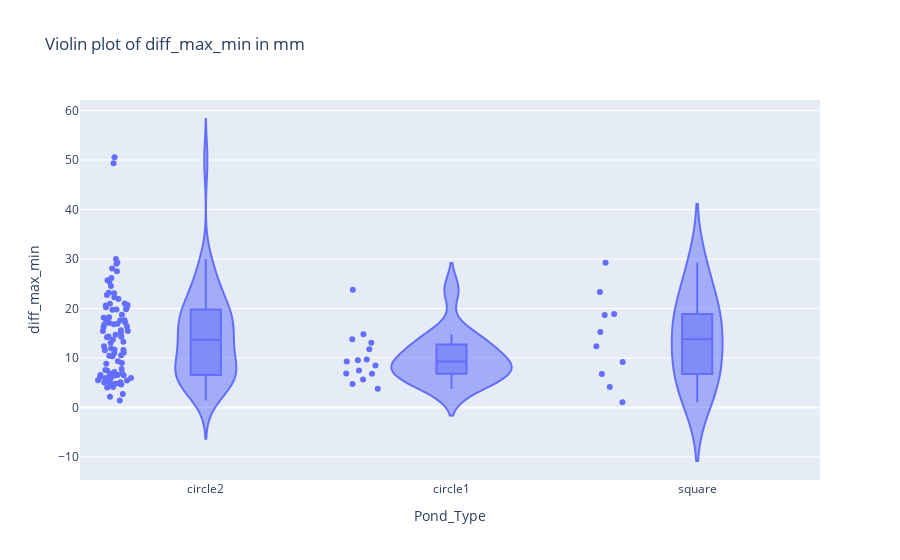
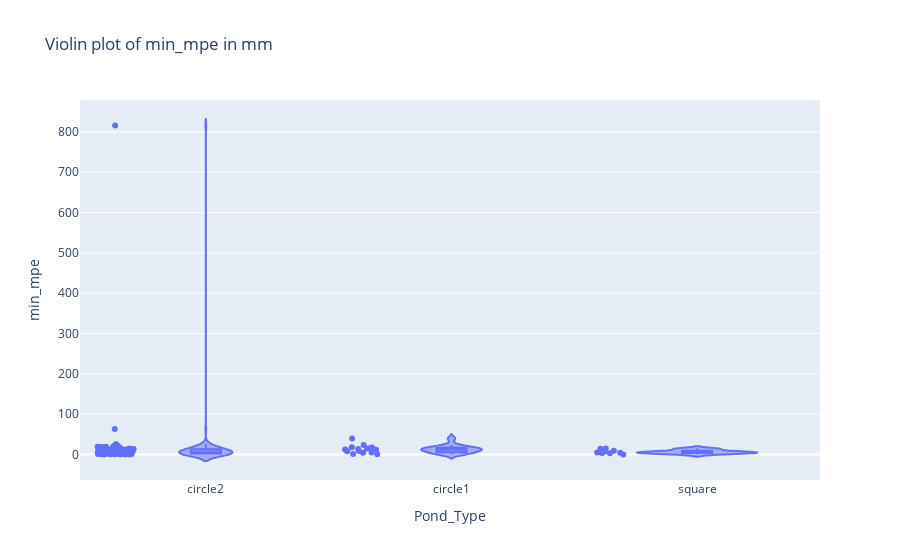
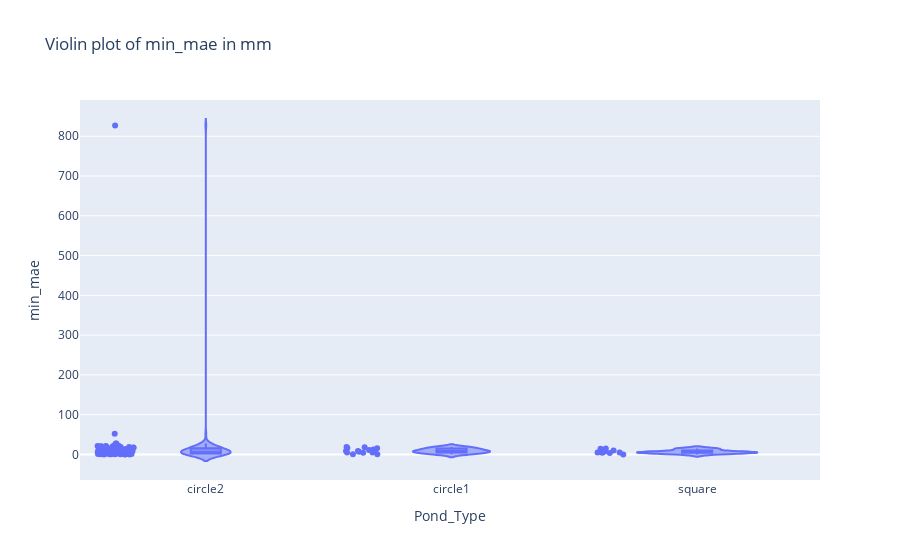
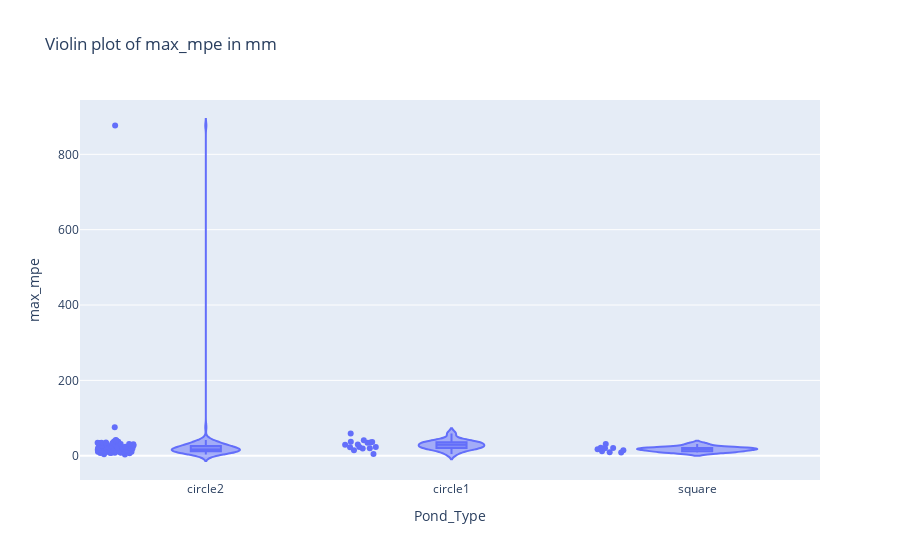

These figures' notebook cell, in order:
### Code cell
import pandas as pd
import seaborn as sns
import matplotlib.pyplot as plt
from scipy.stats import pearsonr, spearmanr, shapiro, levene
# import pingouin as pg
import statsmodels.api as sm
import numpy as np
import plotly.express as px

# Load your data

# Calculate expert averages and standard deviations
df['expert_mean'] = df[['Length_1', 'Length_2', 'Length_3']].median(axis=1)
df['expert_std'] = df[['Length_1', 'Length_2', 'Length_3']].std(axis=1)

df['expert_max'] = df[['Length_1', 'Length_2', 'Length_3']].max(axis=1)
df['expert_min'] = df[['Length_1', 'Length_2', 'Length_3']].min(axis=1)

#diffrence in pixels between the min and max of Length_1_pixels, Length_2_pixels, Length_3_pixels

df['diff_max_min'] =abs(df[['Length_1', 'Length_2', 'Length_3']].max(axis=1) - df[['Length_1', 'Length_2', 'Length_3']].min(axis=1))

print(f'mean difference between min max' ,df['diff_max_min'].mean())
print(f'std  difference between min max ',df['diff_max_min'].std())
#
median_diff_max_min = df['diff_max_min'].median()
print(f'median difference between min max', median_diff_max_min)

#violoin plot of the difference between the min and max of the three measurements
fig = px.violin(df,
                x='Pond_Type', 
                y='diff_max_min', 
                box=True,  # Include box plot
                points="all",  # Show all points
                hover_data=['Label', 'PrawnID'],  # Include hover data
                title=f'Violin plot of diff_max_min in mm')
#Save the plot to png
# fig.write_image(f'violin carapace diff_max_min.png')
fig.show()

#how many Length_ground_truth_annotation(mm) in comparison with lengthe_1, length_2, length_3 bigger than 50%

# df['difference_mean_annotation_expert'] = abs(df['Length_ground_truth_annotation(mm)'] - df['expert_mean']/df['Length_ground_truth_annotation(mm)']) 
# df['difference_max_annotation_expert'] = abs(df['Length_ground_truth_annotation(mm)'] - df['expert_max']/df['Length_ground_truth_annotation(mm)'])
# df['difference_min_annotation_expert'] = abs(df['Length_ground_truth_annotation(mm)'] - df['expert_min']/df['Length_ground_truth_annotation(mm)'])

# df['min difference'] = df[['difference_mean_annotation_expert', 'difference_max_annotation_expert', 'difference_min_annotation_expert']].min(axis=1)
# df['max_difference'] = df[['difference_mean_annotation_expert', 'difference_max_annotation_expert', 'difference_min_annotation_expert']].max(axis=1)    


# df['difference_max_annotation_expert'] = abs(df['Length_ground_truth_annotation(mm)'] - df['expert_max']/df['Length_ground_truth_annotation(mm)'])

# df['difference_min_annotation_expert'] = abs(df['Length_ground_truth_annotation(mm)'] - df['expert_min']/df['Length_ground_truth_annotation(mm)'])
#violin difference_annotation_expert
# fig = px.violin(df,
#                 x='Pond_Type',
#                 y='min difference',
#                 box=True,  # Include box plot
#                 points="all",  # Show all points
#                 hover_data=['Label', 'PrawnID'],  # Include hover data
#                 title=f'Violin plot of difference_annotation_expert',)
# #Save the plot to png
# fig.write_image(f'violin carapace difference_annotation_expert.png')
# fig.show()




# Calculate differences
# df['diff_mean'] =abs(df['Length_fov(mm)'] - df['expert_mean'])
# df['diff_max'] =abs(df['Length_fov(mm)'] - df['expert_max'])
# df['diff_min'] =abs(df['Length_fov(mm)'] - df['expert_min'])

# df['the_min_diff'] = df[['diff_mean', 'diff_max', 'diff_min']].min(axis=1)


#the length measurement of the the_min_diff
# df['the_min_diff_length'] =df['Length_fov(mm)'] - df['the_min_diff']

#the length measurement of the the_max_diff
#percent error of the the_min_diff


# df['org_min_diff'] = [
#     df['Length_fov(mm)'].iloc[i] - df['the_min_diff'].iloc[i] 
#     if df['the_min_diff'].iloc[i] > 0 
#     else df['Length_fov(mm)'].iloc[i] + abs(df['the_min_diff'].iloc[i]) 
#     for i in range(len(df))
# ]


# df['min difference']=df[['Error_percentage_distance_mm_ground_min', 'Error_percentage_distance_mm_ground_max','Error_percentage_distance_mm_ground_median']].min(axis=1)

# Calculate the percentage error
# df['the_min_diff_percentage_error'] = (df['the_min_diff'].abs() / df['org_min_diff'].abs()) * 100

# # Cap the error at 100%
# df['the_min_diff_percentage_error'] = df['the_min_diff_percentage_error'].apply(lambda x: min(x, 100))

# the percentage error of the the_min_diff when smaller than 100%
# df['the_min_diff_percentage_error'] = df['the_min_diff_percentage_error']
# df['min difference']=df[['Error_percentage_distance_mm_ground_min', 'Error_percentage_distance_mm_ground_max','Error_percentage_distance_mm_ground_median']].min(axis=1)

# Calculate the percentage error
# df['the_min_diff_percentage_error'] = (df['the_min_diff'].abs() / df['org_min_diff'].abs()) * 100

# # Cap the error at 100%
# df['the_min_diff_percentage_error'] = df['the_min_diff_percentage_error'].apply(lambda x: min(x, 100))

# the percentage error of the the_min_diff when smaller than 100%
# df['the_min_diff_percentage_error'] = df['the_min_diff_percentage_error']
df['min_mpe']=df[['MPError_fov_min', 'MPError_fov_max','MPError_fov_median']].min(axis=1)

df['max_mpe']=df[['MPError_fov_min', 'MPError_fov_max','MPError_fov_median']].max(axis=1)

df['min_mae']=df[['AbsError_fov_min', 'AbsError_fov_max','AbsError_fov_median']].min(axis=1)

df['max_mae']=df[['AbsError_fov_min', 'AbsError_fov_max','AbsError_fov_median']].max(axis=1)




print('max mae median:')
print(df.groupby('Pond_Type')['max_mae'].median())

#max mpe median
print('max mpe median:')
print(df.groupby('Pond_Type')['max_mpe'].median())


# Create a violin plot using plotly
import plotly.express as px
#violin plots wiht plotly for mean percentage error and MAE
for error in ['min_mpe', 'min_mae', 'max_mpe', 'max_mae']:
        # Create a violin plot using plotly 
    fig = px.violin(df,
                    x='Pond_Type', 
                    y=error, 
                    box=True,  # Include box plot
                    points="all",  # Show all points
                    hover_data=['Label', 'PrawnID'],  # Include hover data
                    title=f'Violin plot of {error} in mm' )
    #Save the plot to png
    # fig.write_image(f'violin full {error}_.png')
    fig.show()

#change name of each pond type if test-car change to square-female if test-right change to circular big male if test-left change to circular small mal

print('min mae median:')
print("min mae for all pond types:")
print(df['min_mae'].median())
print("min mae for each pond type:")
print(df.groupby('Pond_Type')['min_mae'].median())

#min mpe median
print('min mpe median:')
print("min mpe for all pond types:")
print(df['min_mpe'].median())
print("min mpe for each pond type:")
print(df.groupby('Pond_Type')['min_mpe'].median())


# #scatter plot the_min_diff_percentage_error and  difference_annotation_expert plotly
# fig = px.scatter(df, x='min_mpe', y='min difference', color='Pond_Type', hover_data=['Label', 'PrawnID'])
# #add title
# fig.update_layout(title='min_mpe vs. difference_annotation_expert')

# #save the plot to png
# fig.write_image('the_min_diff_percentage_error vs. difference_annotation_expert.png')
# # Add a trendline


# fig.show()


# #scatter plot the_min_diff_percentage_error and  pose_eval_iou plotly
# fig = px.scatter(df, x='min_mpe', y='pose_eval_iou', color='Pond_Type', hover_data=['Label', 'PrawnID'])
# #add title
# fig.update_layout(title='min_mpe vs. pose_eval_iou')

# #save the plot to png
# fig.write_image('the_min_diff_percentage_error vs. pose_eval_iou.png')
# # Add a trendline
# fig.show()

#scatter plot between min_mpe and height
fig = px.scatter(df, x='Height_mm', y='min_mpe', hover_data=['Label', 'PrawnID'])
#add title
fig.update_layout(title='min_mpe vs. Height')

#save the plot to png
fig.write_image('full body_ min_mpe vs. Height.png')
# Add a trendline
fig.show()

#max mae median

#total min mae



# Normality Test

### Figure 1 — Plotly figure (JSON) as saved in the notebook; plotly's stock layout.template omitted (floating-point values rounded to 4 significant figures; data arrays with more than 128 entries replaced by an {"elided": "..."} marker saying what was removed)
{"data": [{"alignmentgroup": "True", "box": {"visible": true}, "customdata": {"elided": "118x2 str values"}, "hovertemplate": "Pond_Type=%{x}<br>diff_max_min=%{y}<br>Label=%{customdata[0]}<br>PrawnID=%{customdata[1]}<extra></extra>", "legendgroup": "", "marker": {"color": "#636efa"}, "name": "", "offsetgroup": "", "orientation": "v", "points": "all", "scalegroup": "True", "showlegend": false, "type": "violin", "x": ["circle2", "circle2", "circle2", "circle2", "circle2", "circle2", "circle2", "circle2", "circle2", "circle2", "circle2", "circle2", "circle2", "circle2", "circle2", "circle2", "circle2", "circle2", "circle2", "circle2", "circle2", "circle2", "circle2", "circle2", "circle2", "circle2", "circle2", "circle2", "circle2", "circle2", "circle2", "circle2", "circle2", "circle2", "circle2", "circle2", "circle2", "circle2", "circle2", "circle2", "circle2", "circle2", "circle2", "circle2", "circle2", "circle2", "circle2", "circle2", "circle2", "circle2", "circle2", "circle2", "circle2", "circle2", "circle2", "circle2", "circle2", "circle2", "circle2", "circle2", "circle2", "circle2", "circle2", "circle2", "circle2", "circle2", "circle2", "circle2", "circle2", "circle2", "circle2", "circle2", "circle2", "circle2", "circle1", "circle1", "circle1", "circle1", "circle2", "circle1", "circle1", "circle1", "circle2", "circle2", "circle2", "circle2", "circle2", "circle2", "circle2", "circle2", "circle2", "circle2", "circle2", "circle2", "circle2", "circle2", "circle2", "circle2", "circle2", "circle2", "circle1", "circle1", "circle1", "circle1", "circle1", "circle1", "circle1", "circle1", "square", "square", "square", "square", "square", "square", "square", "square", "square", "square"], "x0": " ", "xaxis": "x", "y": [6.559, 15.02, 20.58, 20.37, 12.36, 19.78, 15.44, 15.59, 14.28, 7.781, 14.71, 5.069, 11.67, 4.126, 10.44, 4.032, 21.93, 22.72, 5.935, 13.05, 29.05, 6.549, 6.932, 2.735, 4.65, 5.954, 2.169, 6.111, 7.163, 8.997, 11.13, 10.56, 5.448, 6.823, 17.11, 6.729, 11.54, 9.346, 15.46, 13.3, 16.38, 5.482, 8.85, 16.91, 17.26, 19.74, 27.53, 16.75, 22.27, 25.73, 14.35, 1.425, 6.476, 7.55, 11.95, 18.73, 16.24, 21.0, 20.96, 20.68, 49.34, 26.16, 50.56, 7.437, 13.68, 11.59, 30, 18.12, 6.497, 4.863, 24.55, 25.47, 29.27, 17.07, 7.448, 13.06, 5.665, 6.803, 28.08, 14.8, 23.76, 4.762, 23.2, 19.82, 6.548, 20.26, 18.21, 17.59, 6.284, 5.08, 6.06, 4.806, 17.61, 4.947, 23.06, 14.21, 5.42, 10.33, 16.81, 11.0, 8.495, 6.849, 3.783, 9.707, 11.77, 9.29, 9.537, 13.77, 18.69, 23.32, 6.753, 18.9, 29.24, 12.35, 4.143, 1.056, 15.24, 9.167], "y0": " ", "yaxis": "y"}], "layout": {"legend": {"tracegroupgap": 0}, "title": {"text": "Violin plot of diff_max_min in mm"}, "violinmode": "group", "xaxis": {"anchor": "y", "domain": [0, 1], "title": {"text": "Pond_Type"}}, "yaxis": {"anchor": "x", "domain": [0, 1], "title": {"text": "diff_max_min"}}}}

### Figure 2 — Plotly figure (JSON) as saved in the notebook; plotly's stock layout.template omitted (floating-point values rounded to 4 significant figures; data arrays with more than 128 entries replaced by an {"elided": "..."} marker saying what was removed)
{"data": [{"alignmentgroup": "True", "box": {"visible": true}, "customdata": {"elided": "118x2 str values"}, "hovertemplate": "Pond_Type=%{x}<br>min_mpe=%{y}<br>Label=%{customdata[0]}<br>PrawnID=%{customdata[1]}<extra></extra>", "legendgroup": "", "marker": {"color": "#636efa"}, "name": "", "offsetgroup": "", "orientation": "v", "points": "all", "scalegroup": "True", "showlegend": false, "type": "violin", "x": ["circle2", "circle2", "circle2", "circle2", "circle2", "circle2", "circle2", "circle2", "circle2", "circle2", "circle2", "circle2", "circle2", "circle2", "circle2", "circle2", "circle2", "circle2", "circle2", "circle2", "circle2", "circle2", "circle2", "circle2", "circle2", "circle2", "circle2", "circle2", "circle2", "circle2", "circle2", "circle2", "circle2", "circle2", "circle2", "circle2", "circle2", "circle2", "circle2", "circle2", "circle2", "circle2", "circle2", "circle2", "circle2", "circle2", "circle2", "circle2", "circle2", "circle2", "circle2", "circle2", "circle2", "circle2", "circle2", "circle2", "circle2", "circle2", "circle2", "circle2", "circle2", "circle2", "circle2", "circle2", "circle2", "circle2", "circle2", "circle2", "circle2", "circle2", "circle2", "circle2", "circle2", "circle2", "circle1", "circle1", "circle1", "circle1", "circle2", "circle1", "circle1", "circle1", "circle2", "circle2", "circle2", "circle2", "circle2", "circle2", "circle2", "circle2", "circle2", "circle2", "circle2", "circle2", "circle2", "circle2", "circle2", "circle2", "circle2", "circle2", "circle1", "circle1", "circle1", "circle1", "circle1", "circle1", "circle1", "circle1", "square", "square", "square", "square", "square", "square", "square", "square", "square", "square"], "x0": " ", "xaxis": "x", "y": [2.421, 2.279, 1.179, 3.51, 0.9755, 3.625, 2.206, 0.06523, 5.042, 4.767, 0.02566, 7.688, 18.44, 11.19, 3.323, 6.337, 2.319, 1.746, 62.93, 2.422, 3.917, 1.075, 2.598, 0.9226, 25.45, 19.21, 18.66, 13.04, 4.15, 3.563, 13.44, 15.8, 17.19, 7.028, 2.852, 14.94, 12.27, 11.83, 0.689, 2.647, 7.029, 7.225, 2.555, 5.163, 1.77, 1.99, 9.168, 17.62, 4.61, 3.741, 15.61, 14.5, 12.5, 24.76, 17.93, 13.41, 2.699, 0.1705, 2.522, 3.38, 0.2821, 4.806, 5.357, 1.561, 3.892, 0.7697, 2.353, 0.5525, 12.82, 13.44, 1.247, 6.322, 0.5254, 0.7173, 23.7, 15.44, 14.54, 8.187, 5.141, 0.4295, 4.531, 39.48, 8.52, 4.552, 8.837, 0.517, 9.152, 10.09, 815.8, 2.791, 1.082, 12.64, 0.1187, 20.93, 5.26, 19.07, 20.65, 21.37, 11.84, 0.2227, 4.177, 17.19, 1.297, 12.11, 8.708, 11.77, 13.68, 18.0, 4.686, 4.318, 9.151, 5.623, 3.587, 14.59, 13.87, 7.351, 0.005931, 3.016], "y0": " ", "yaxis": "y"}], "layout": {"legend": {"tracegroupgap": 0}, "title": {"text": "Violin plot of min_mpe in mm"}, "violinmode": "group", "xaxis": {"anchor": "y", "domain": [0, 1], "title": {"text": "Pond_Type"}}, "yaxis": {"anchor": "x", "domain": [0, 1], "title": {"text": "min_mpe"}}}}

### Figure 3 — Plotly figure (JSON) as saved in the notebook; plotly's stock layout.template omitted (floating-point values rounded to 4 significant figures; data arrays with more than 128 entries replaced by an {"elided": "..."} marker saying what was removed)
{"data": [{"alignmentgroup": "True", "box": {"visible": true}, "customdata": {"elided": "118x2 str values"}, "hovertemplate": "Pond_Type=%{x}<br>min_mae=%{y}<br>Label=%{customdata[0]}<br>PrawnID=%{customdata[1]}<extra></extra>", "legendgroup": "", "marker": {"color": "#636efa"}, "name": "", "offsetgroup": "", "orientation": "v", "points": "all", "scalegroup": "True", "showlegend": false, "type": "violin", "x": ["circle2", "circle2", "circle2", "circle2", "circle2", "circle2", "circle2", "circle2", "circle2", "circle2", "circle2", "circle2", "circle2", "circle2", "circle2", "circle2", "circle2", "circle2", "circle2", "circle2", "circle2", "circle2", "circle2", "circle2", "circle2", "circle2", "circle2", "circle2", "circle2", "circle2", "circle2", "circle2", "circle2", "circle2", "circle2", "circle2", "circle2", "circle2", "circle2", "circle2", "circle2", "circle2", "circle2", "circle2", "circle2", "circle2", "circle2", "circle2", "circle2", "circle2", "circle2", "circle2", "circle2", "circle2", "circle2", "circle2", "circle2", "circle2", "circle2", "circle2", "circle2", "circle2", "circle2", "circle2", "circle2", "circle2", "circle2", "circle2", "circle2", "circle2", "circle2", "circle2", "circle2", "circle2", "circle1", "circle1", "circle1", "circle1", "circle2", "circle1", "circle1", "circle1", "circle2", "circle2", "circle2", "circle2", "circle2", "circle2", "circle2", "circle2", "circle2", "circle2", "circle2", "circle2", "circle2", "circle2", "circle2", "circle2", "circle2", "circle2", "circle1", "circle1", "circle1", "circle1", "circle1", "circle1", "circle1", "circle1", "square", "square", "square", "square", "square", "square", "square", "square", "square", "square"], "x0": " ", "xaxis": "x", "y": [1.927, 2.9, 1.382, 4.711, 0.9804, 5.478, 2.137, 0.07744, 6.162, 6.018, 0.03557, 10.32, 19.83, 9.972, 3.763, 7.273, 3.243, 2.251, 52.17, 2.241, 5.356, 1.26, 2.933, 0.8833, 27.76, 19.88, 20.47, 16.27, 4.92, 4.29, 15.38, 18.78, 21.79, 9.235, 4.128, 19.91, 16.73, 11.73, 0.8717, 4.056, 9.091, 9.398, 2.751, 6.893, 2.57, 2.456, 12.34, 18.15, 3.94, 5.386, 16.57, 18.96, 15.02, 17.48, 21.36, 16.61, 3.034, 0.2175, 2.996, 4.229, 0.3654, 5.08, 7.966, 2.073, 4.352, 0.8569, 3.014, 0.7396, 18.47, 22.35, 1.525, 7.614, 0.5788, 0.9074, 18.07, 11.07, 12.39, 4.622, 7.276, 0.2795, 4.795, 15.46, 8.434, 5.651, 10.48, 0.6549, 11.57, 11.34, 826.9, 3.24, 1.518, 13.63, 0.115, 27.32, 8.361, 20.21, 21.24, 22.58, 12.09, 0.3552, 4.013, 8.803, 0.7685, 8.684, 6.549, 15.96, 8.566, 18.54, 4.978, 5.003, 9.601, 5.374, 3.545, 14.39, 15.14, 7.307, 0.008548, 3.959], "y0": " ", "yaxis": "y"}], "layout": {"legend": {"tracegroupgap": 0}, "title": {"text": "Violin plot of min_mae in mm"}, "violinmode": "group", "xaxis": {"anchor": "y", "domain": [0, 1], "title": {"text": "Pond_Type"}}, "yaxis": {"anchor": "x", "domain": [0, 1], "title": {"text": "min_mae"}}}}

### Figure 4 — Plotly figure (JSON) as saved in the notebook; plotly's stock layout.template omitted (floating-point values rounded to 4 significant figures; data arrays with more than 128 entries replaced by an {"elided": "..."} marker saying what was removed)
{"data": [{"alignmentgroup": "True", "box": {"visible": true}, "customdata": {"elided": "118x2 str values"}, "hovertemplate": "Pond_Type=%{x}<br>max_mpe=%{y}<br>Label=%{customdata[0]}<br>PrawnID=%{customdata[1]}<extra></extra>", "legendgroup": "", "marker": {"color": "#636efa"}, "name": "", "offsetgroup": "", "orientation": "v", "points": "all", "scalegroup": "True", "showlegend": false, "type": "violin", "x": ["circle2", "circle2", "circle2", "circle2", "circle2", "circle2", "circle2", "circle2", "circle2", "circle2", "circle2", "circle2", "circle2", "circle2", "circle2", "circle2", "circle2", "circle2", "circle2", "circle2", "circle2", "circle2", "circle2", "circle2", "circle2", "circle2", "circle2", "circle2", "circle2", "circle2", "circle2", "circle2", "circle2", "circle2", "circle2", "circle2", "circle2", "circle2", "circle2", "circle2", "circle2", "circle2", "circle2", "circle2", "circle2", "circle2", "circle2", "circle2", "circle2", "circle2", "circle2", "circle2", "circle2", "circle2", "circle2", "circle2", "circle2", "circle2", "circle2", "circle2", "circle2", "circle2", "circle2", "circle2", "circle2", "circle2", "circle2", "circle2", "circle2", "circle2", "circle2", "circle2", "circle2", "circle2", "circle1", "circle1", "circle1", "circle1", "circle2", "circle1", "circle1", "circle1", "circle2", "circle2", "circle2", "circle2", "circle2", "circle2", "circle2", "circle2", "circle2", "circle2", "circle2", "circle2", "circle2", "circle2", "circle2", "circle2", "circle2", "circle2", "circle1", "circle1", "circle1", "circle1", "circle1", "circle1", "circle1", "circle1", "square", "square", "square", "square", "square", "square", "square", "square", "square", "square"], "x0": " ", "xaxis": "x", "y": [11.62, 10.8, 22.74, 22.03, 15.13, 10.15, 16.34, 15.19, 18.94, 11.65, 6.915, 11.05, 32.85, 16.59, 13.81, 10.21, 21.36, 15.83, 75.5, 13.61, 12.78, 7.059, 9.308, 3.89, 31.04, 26.49, 21.05, 18.86, 10.85, 11.93, 25.66, 27.1, 22.45, 12.89, 6.388, 21.05, 22.66, 23.48, 13.14, 12.4, 22.56, 11.94, 11.74, 20.42, 11.49, 9.297, 37.24, 40.47, 21.04, 14.1, 33.69, 15.76, 18.9, 39.71, 31.09, 33.63, 12.0, 19.91, 8.983, 11.28, 34.23, 22.49, 35.04, 7.585, 14.37, 10.76, 33.66, 7.661, 16.58, 15.9, 14.76, 10.53, 14.98, 12.52, 37.09, 41.13, 22.7, 23.01, 31.16, 18.88, 23.12, 58.78, 41.74, 13.58, 15.2, 18.42, 27.53, 30.54, 876.3, 7.496, 3.386, 17.89, 14.76, 25.69, 23.12, 37.5, 27.35, 34.53, 33.86, 7.648, 14.29, 35.28, 4.603, 29.66, 28.88, 19.99, 34.09, 36.21, 18.95, 20.35, 14.64, 21.21, 20.06, 30.98, 17.02, 8.325, 11.83, 9.347], "y0": " ", "yaxis": "y"}], "layout": {"legend": {"tracegroupgap": 0}, "title": {"text": "Violin plot of max_mpe in mm"}, "violinmode": "group", "xaxis": {"anchor": "y", "domain": [0, 1], "title": {"text": "Pond_Type"}}, "yaxis": {"anchor": "x", "domain": [0, 1], "title": {"text": "max_mpe"}}}}
